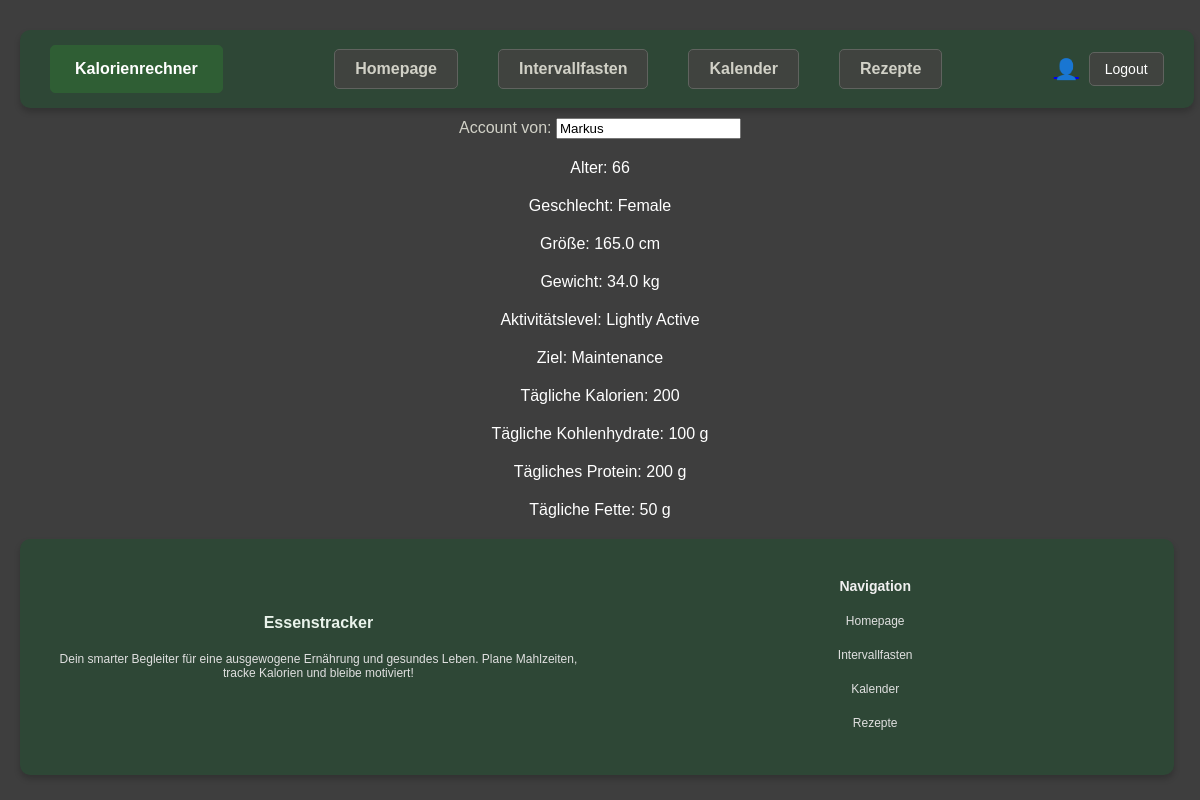
Page /trackerapp/account/ (signed in) on the earlier database version.
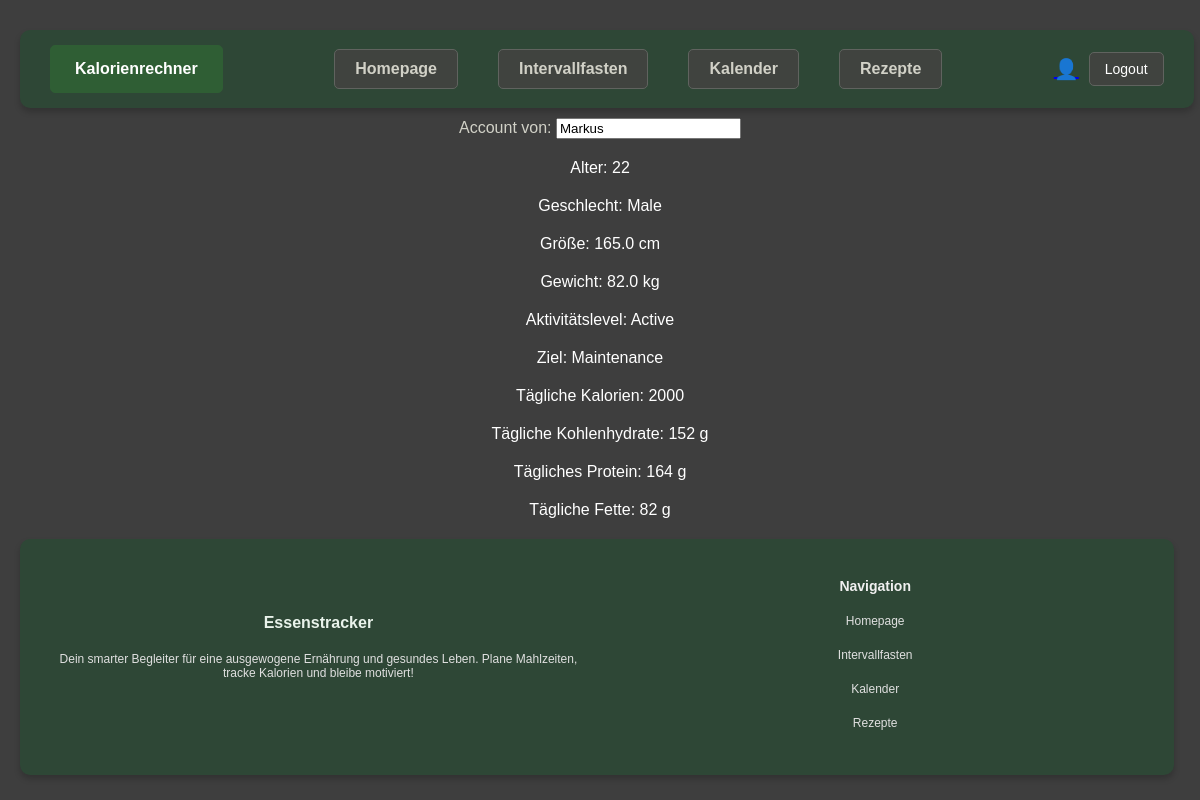
Same page on the later database version.
### trackerapp/models.py (models this page shows, shortened)
class UserProfile(models.Model):
    user = models.OneToOneField(User, on_delete=models.CASCADE)  # Verknüpfung mit User
    GENDER_CHOICES = [
        ('M', 'Male'),
        ('F', 'Female'),
    ]
    ACTIVITY_CHOICES = [
        ('sedentary', 'Sedentary'),
        ('light', 'Lightly Active'),
        ('moderate', 'Moderately Active'),
        ('active', 'Active'),
        ('very_active', 'Very Active'),
    ]
    GOAL_CHOICES = [
        ('weight_loss', 'Weight Loss'),
        ('maintenance', 'Maintenance'),
        ('weight_gain', 'Weight Gain'),
    ]
    age = models.PositiveIntegerField(default=25)  # Standardwert: 25 Jahre
    gender = models.CharField(max_length=1, choices=GENDER_CHOICES, default='M')  # Standard: Male
    height = models.FloatField(default=170.0, help_text="Height in cm")  # Standard: 170 cm
    weight = models.FloatField(default=70.0, help_text="Weight in kg")  # Standard: 70 kg
    activity = models.CharField(max_length=20, choices=ACTIVITY_CHOICES, default='sedentary')  # Standard: Sedentary
    goal = models.CharField(max_length=20, choices=GOAL_CHOICES, default='maintenance')  # Standard: Maintenance
    daily_calories = models.PositiveIntegerField(default=2000)  # Standard: 2000 kcal
    daily_carbohydrates = models.PositiveIntegerField(default=250, help_text="Daily Carbohydrates in grams")  # Standard: 250 g
    daily_proteins = models.PositiveIntegerField(default=75, help_text="Daily Proteins in grams")  # Standard: 75 g
    daily_fats = models.PositiveIntegerField(default=70, help_text="Daily Fats in grams")  # Standard: 70 g

### trackerapp/views.py (the view)
# urls.py: path('trackerapp/account/', trackerapp_views.user_profile_view, name='account'),
@login_required
def user_profile_view(request):
    try:
        user_profile = UserProfile.objects.get(user=request.user)
        context = {
            'user_profile': user_profile
        }
    except UserProfile.DoesNotExist:
        context = {
            'error': "Kein Profil für den angemeldeten Benutzer gefunden."
        }
    return render(request, 'account.html', context)

### trackerapp/templates/account.html (shortened to what this page needs)
{% extends 'base.html' %}
{% block content %}
    {% if user_profile %}
    <div>
        <label for="username">Account von:</label>
        <input type="text" id="username" name="username" value="{{ form.username.initial|default:user.username }}" class="readonly" readonly>
    </div>
        <p>Alter: {{ user_profile.age }}</p>
        <p>Geschlecht: {{ user_profile.get_gender_display }}</p>
        <p>Größe: {{ user_profile.height }} cm</p>
        <p>Gewicht: {{ user_profile.weight }} kg</p>
        <p>Aktivitätslevel: {{ user_profile.get_activity_display }}</p>
        <p>Ziel: {{ user_profile.get_goal_display }}</p>
        <p>Tägliche Kalorien: {{ user_profile.daily_calories }}</p>
        <p>Tägliche Kohlenhydrate: {{ user_profile.daily_carbohydrates }} g</p>
        <p>Tägliches Protein: {{ user_profile.daily_proteins }} g</p>
        <p>Tägliche Fette: {{ user_profile.daily_fats }} g</p>
    {% else %}
        <p>{{ error }}</p>
    {% endif %}
{% endblock %}

### trackerapp/templates/base.html (shortened to what this page needs)
<!DOCTYPE html>
<html lang="de">
<head>
</head>
<body>
    <nav class="top-bar">
        <div class="left-section">
            <a class="kalorienrechner" href="http://localhost:8000/trackerapp/edit-profile/">Kalorienrechner</a>
        </div>
        <div class="navigation-mittig">
            <a class="navigation" href="http://localhost:8000/trackerapp/">Homepage</a>
            <a class="navigation" href="http://localhost:8000/trackerapp/fasting/">Intervallfasten</a>
            <a class="navigation" href="http://localhost:8000/trackerapp/calendar">Kalender</a>
            <a class="navigation" href="http://localhost:8000/trackerapp/recipes/">Rezepte</a>
        </div>
        <div class="login-section">
            {% if user.is_authenticated %}
                <a href="http://localhost:8000/trackerapp/account/" class="icon-link">
                    <div class="person-icon">👤</div>
                </a>
                <a href="{% url 'logout' %}" class="logoutbutton">Logout</a>
            {% else %}
                <a href="http://localhost:8000/account/login/" class="loginbutton">Login</a>
                <a href="http://localhost:8000/signup/" class="loginbutton">Registrieren</a>
            {% endif %}
        </div>
    </nav>
    <main>
        {% block content %}{% endblock %}
    </main>
    <footer>
        <div class="footer-container">
            <div class="footer-section">
                <div class="footer-logo">Essenstracker</div>
                <p>Dein smarter Begleiter für eine ausgewogene Ernährung und gesundes Leben. Plane Mahlzeiten, tracke Kalorien und bleibe motiviert!</p>
            </div>
            <div class="footer-section">
                <h3>Navigation</h3>
                <p></p><a class="#" href="http://localhost:8000/trackerapp/">Homepage</a></p>
                <p></p><a class="#" href="http://localhost:8000/trackerapp/fasting/">Intervallfasten</a></p>
                <p></p><a class="#" href="http://localhost:8000/trackerapp/calendar">Kalender</a></p>
                <p></p><a class="#" href="#">Rezepte</a></p>
            </div>
        </div>
    </footer>
</body>
</html>

### trackerapp/templates/base.html (style rules this page uses)
.top-bar { background:#2e4736; color: #ffffff; padding: 15px 30px; display: flex; align-items: center; justify-content: space-between; width: 96%; margin: 10px auto; box-shadow: 0 4px 6px rgba(0, 0, 0, 0.2); border-radius: 10px; }
.left-section { display: flex; align-items: center; }
.kalorienrechner { text-decoration: none; padding: 14px 24px; background-color: #2f5e34; color: #ffffff; border: 1px solid #2f5e34; border-radius: 5px; font-weight: bold; font-size: 16px; cursor: pointer; transition: background-color 0.3s, transform 0.3s; }
.navigation-mittig { display: flex; gap: 40px; flex: 1; justify-content: center; }
.navigation { text-decoration: none; font-weight: bold; font-size: 16px; padding: 10px 20px; color: #d1d1c7; background-color: #40433f; border: 1px solid #60635f; border-radius: 5px; transition: background-color 0.3s, color 0.3s, box-shadow 0.3s; }
.login-section { display: flex; align-items: center; gap: 10px; }
.person-icon { font-size: 20px; color: #c7e6c2; }
.logoutbutton { text-decoration: none; background-color: #40433f; color: #ffffff; border: 1px solid #60635f; border-radius: 5px; padding: 8px 15px; font-size: 14px; cursor: pointer; transition: background-color 0.3s, transform 0.3s; }
body { font-family: Arial, sans-serif; background-color: #2e2f2b; color: #d1d1c7; margin: 0; padding: 20px; justify-content: center; align-items: center; }
footer { background: #2e4736; color: #ffffff; padding: 15px 20px; text-align: center; width: 96%; box-shadow: 0 4px 6px rgba(0, 0, 0, 0.2); border-radius: 10px; margin-top: 20px; }
.footer-container { display: flex; flex-wrap: wrap; justify-content: space-between; align-items: center; max-width: 1200px; margin: 0 auto; }
.footer-section { flex: 1; min-width: 150px; margin: 10px 5px; font-size: 12px; }
.footer-section h3 { font-size: 14px; margin-bottom: 10px; color: #f0f0f0; }
.footer-section p, .footer-section a { font-size: 12px; color: #e0e0e0; text-decoration: none; }
.footer-logo { font-size: 16px; font-weight: bold; color: #e9f3eb; }

### trackerapp/templates/account.html (style rules this page uses)
body { font-family: Arial, sans-serif; background-color: #3e3e3e; color: #d1d1c7; margin: 0; text-align: center; }
p { margin: 20px 0; color: #ffffff; }

Differences in the rows shown:
changed UserProfile "Maintenance": age "66" → "22"; gender "Female" → "Male"; weight "34.0" → "82.0"; activity "Lightly Active" → "Active"; daily_calories "200" → "2000"; daily_carbohydrates "100" → "152"; daily_proteins "200" → "164"; daily_fats "50" → "82"
